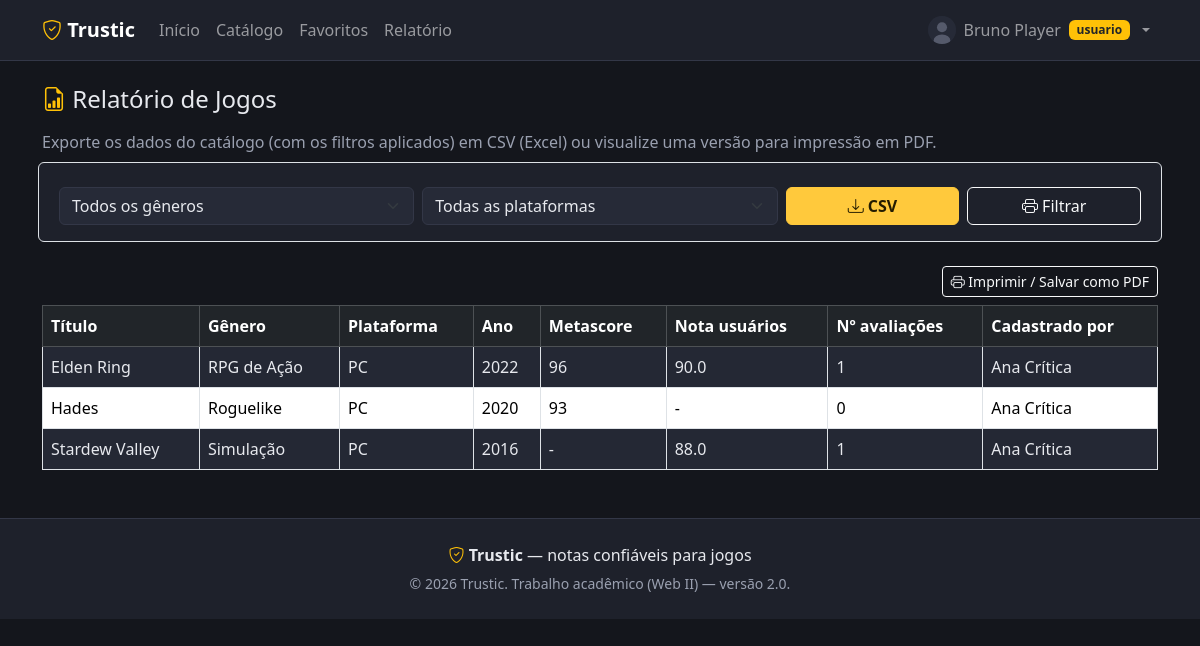
The app's page /index.php?page=relatorio (signed in) with its own data.
### tables this page shows
CREATE TABLE jogos (
    id              INT AUTO_INCREMENT PRIMARY KEY,
    titulo          VARCHAR(150)  NOT NULL,
    genero_id       INT           NOT NULL,
    plataforma_id   INT           NOT NULL,
    desenvolvedora  VARCHAR(120),
    publicadora     VARCHAR(120),
    ano_lancamento  SMALLINT      NOT NULL,
    descricao       TEXT,
    capa_url        VARCHAR(255),
    criado_por      INT           NOT NULL,
    criado_em       DATETIME      NOT NULL DEFAULT CURRENT_TIMESTAMP,
    CONSTRAINT fk_jogo_genero     FOREIGN KEY (genero_id)     REFERENCES generos(id),
    CONSTRAINT fk_jogo_plataforma FOREIGN KEY (plataforma_id) REFERENCES plataformas(id),
    CONSTRAINT fk_jogo_usuario    FOREIGN KEY (criado_por)    REFERENCES usuarios(id) ON DELETE CASCADE
);

CREATE TABLE generos (
    id    INT AUTO_INCREMENT PRIMARY KEY,
    nome  VARCHAR(60) NOT NULL UNIQUE
);

CREATE TABLE plataformas (
    id    INT AUTO_INCREMENT PRIMARY KEY,
    nome  VARCHAR(60) NOT NULL UNIQUE
);

CREATE TABLE usuarios (
    id            INT AUTO_INCREMENT PRIMARY KEY,
    nome          VARCHAR(120)                       NOT NULL,
    email         VARCHAR(150)                       NOT NULL UNIQUE,
    senha_hash    VARCHAR(255)                       NOT NULL,
    tipo          ENUM('usuario', 'critico', 'admin') NOT NULL DEFAULT 'usuario',
    avatar_url    VARCHAR(255)                       NULL,
    bio           VARCHAR(500)                       NULL,
    criado_em     DATETIME                           NOT NULL DEFAULT CURRENT_TIMESTAMP
);

### app/models/Jogo.php (called while the page is built, shortened)
<?php
class Jogo
{
    private static function baseSelect(): string
    {
        return "SELECT j.*, g.nome AS genero, p.nome AS plataforma,
                    u.nome AS autor_nome,
                    ROUND(AVG(CASE WHEN a.tipo = 'critica' THEN a.nota END), 0) AS metascore,
                    ROUND(AVG(CASE WHEN a.tipo = 'usuario' THEN a.nota END), 1) AS nota_usuarios,
                    COUNT(DISTINCT CASE WHEN a.tipo = 'critica' THEN a.id END) AS total_criticas,
                    COUNT(DISTINCT CASE WHEN a.tipo = 'usuario' THEN a.id END) AS total_avaliacoes
                FROM jogos j
                JOIN generos g ON g.id = j.genero_id
                JOIN plataformas p ON p.id = j.plataforma_id
                JOIN usuarios u ON u.id = j.criado_por
                LEFT JOIN avaliacoes a ON a.jogo_id = j.id";
    }
    public static function listar(array $filtros = [], int $pagina = 1, int $porPagina = 9): array
    {
        $pdo = conectarBanco();
        $sql = self::baseSelect() . ' WHERE 1=1';
        $params = [];
        $sql .= ' GROUP BY j.id';
        $ordenacoes = [
            'nota_desc'  => 'metascore DESC, nota_usuarios DESC',
            'nota_asc'   => 'metascore ASC, nota_usuarios ASC',
            'ano_desc'   => 'j.ano_lancamento DESC',
            'ano_asc'    => 'j.ano_lancamento ASC',
            'titulo_asc' => 'j.titulo ASC',
        ];
        $ordem = $ordenacoes[$filtros['ordenar'] ?? ''] ?? 'j.titulo ASC';
        $sql .= " ORDER BY $ordem";
        $offset = max(0, ($pagina - 1) * $porPagina);
        $sql .= " LIMIT $porPagina OFFSET $offset";
        $stmt = $pdo->prepare($sql);
        $stmt->execute($params);
        return $stmt->fetchAll();
    }
}

### config/config.php (called while the page is built, shortened)
<?php
function e(?string $valor): string
{
    return htmlspecialchars($valor ?? '', ENT_QUOTES, 'UTF-8');
}

### app/views/relatorios/index.php (the view, shortened to what this page needs)
<h1 class="h4 mb-3"><i class="bi bi-file-earmark-bar-graph text-warning"></i> Relatório de Jogos</h1>
<p class="text-muted">Exporte os dados do catálogo (com os filtros aplicados) em CSV (Excel) ou visualize uma versão para impressão em PDF.</p>
<form method="get" action="index.php" class="row g-2 mb-4 p-3 rounded border no-print" style="background-color: var(--trustic-surface);">
    <div class="col-md-4">
        <select name="genero_id" class="form-select">
            <option value="">Todos os gêneros</option>
        </select>
    </div>
    <div class="col-md-4">
        <select name="plataforma_id" class="form-select">
            <option value="">Todas as plataformas</option>
        </select>
    </div>
    <div class="col-md-2 d-grid">
        <button class="btn btn-warning" type="submit" name="exportar" value="1"><i class="bi bi-download"></i> CSV</button>
    </div>
    <div class="col-md-2 d-grid">
        <button class="btn btn-outline-light" type="submit" formtarget="_blank"><i class="bi bi-printer"></i> Filtrar</button>
    </div>
</form>
<div class="text-end mb-2 no-print">
    <button class="btn btn-sm btn-outline-light" onclick="window.print()"><i class="bi bi-printer"></i> Imprimir / Salvar como PDF</button>
</div>
<table class="table table-striped table-bordered">
    <thead class="table-dark">
        <tr>
            <th>Título</th><th>Gênero</th><th>Plataforma</th><th>Ano</th>
            <th>Metascore</th><th>Nota usuários</th><th>Nº avaliações</th><th>Cadastrado por</th>
        </tr>
    </thead>
    <tbody>
        <?php foreach ($jogos as $jogo): ?>
            <tr>
                <td><?= e($jogo['titulo']) ?></td>
                <td><?= e($jogo['genero']) ?></td>
                <td><?= e($jogo['plataforma']) ?></td>
                <td><?= e((string) $jogo['ano_lancamento']) ?></td>
                <td><?= $jogo['metascore'] ?? '-' ?></td>
                <td><?= $jogo['nota_usuarios'] ?? '-' ?></td>
                <td><?= (int) $jogo['total_avaliacoes'] ?></td>
                <td><?= e($jogo['autor_nome']) ?></td>
            </tr>
        <?php endforeach; ?>
    </tbody>
</table>

### public/css/style.css (style rules this page uses)
:root { --trustic-bg: #14161c; --trustic-surface: #1e212b; --trustic-surface-2: #262a37; --trustic-border: #333747; --trustic-text: #e7e9ee; --trustic-text-muted: #9aa0b0; --trustic-amarelo: #ffc93c; --trustic-verde: #3cb371; --trustic-amarelo-nota: #f5c518; --trustic-vermelho: #e6483c; }
body { background-color: var(--trustic-bg); color: var(--trustic-text); }
.text-muted { color: var(--trustic-text-muted) !important; }
.form-control, .form-select { background-color: var(--trustic-surface-2); border: 1px solid var(--trustic-border); color: var(--trustic-text); }
.table { color: var(--trustic-text); }
.table-striped > tbody > tr:nth-of-type(odd) > * { background-color: var(--trustic-surface-2); color: var(--trustic-text); }
.btn-warning { background-color: var(--trustic-amarelo); border-color: var(--trustic-amarelo); color: #241c00; font-weight: 600; }

### records on screen
jogos: titulo "Elden Ring", genero.nome "RPG de Ação", plataforma.nome "PC", ano_lancamento "2022", metascore "96", nota_usuarios "90.0", total_avaliacoes "1", criado_por.nome "Ana Crítica"
jogos: titulo "Hades", genero.nome "Roguelike", plataforma.nome "PC", ano_lancamento "2020", metascore "93", nota_usuarios "-", total_avaliacoes "0", criado_por.nome "Ana Crítica"
jogos: titulo "Stardew Valley", genero.nome "Simulação", plataforma.nome "PC", ano_lancamento "2016", metascore "-", nota_usuarios "88.0", total_avaliacoes "1", criado_por.nome "Ana Crítica"

### other values on screen
$u['nome'] "Bruno Player"
$u['tipo'] "usuario"
